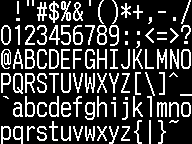
#> input picture charset.png, 192 x 144 px
$ python main.py --input charset.png --output out.png
#> lines starting #> are read from the running program, lines starting #| are printed output that depends on the picture
#> in main, `img = cv.imread(args.input, cv.IMREAD_GRAYSCALE)`: img: shape (144, 192); 22.8% white in thin lines or dots
import cv2 as cv
import numpy as np
import argparse
import math

# [8 lines left out: function drawGrid, not called in this run]

def calculateStraightness(img):
    preprocessed = img
    #preprocessed = cv.blur(preprocessed, (3, 3))

    #gradX = cv.Sobel(preprocessed, cv.CV_64F, 1, 0, ksize=1)
    #gradY = cv.Sobel(preprocessed, cv.CV_64F, 0, 1, ksize=1)
    gradX = cv.Scharr(preprocessed, cv.CV_64F, 1, 0)
    gradY = cv.Scharr(preprocessed, cv.CV_64F, 0, 1)
    #gradX = cv.Laplacian(preprocessed, cv.CV_64F)
    #gradY = cv.Laplacian(preprocessed, cv.CV_64F)

    # Sum of change along X and Y axes
    dX = np.sum(np.abs(gradX), axis=0)
    dY = np.sum(np.abs(gradY), axis=1)

    # Sum of squares of dX and dY
    # Intuitively, this should peak when there are a few rows/cols that change a lot
    # If the text lines up to the grid perfectly, we should see a spike in these values
    varX = np.sum(np.pow(dX, 2))
    varY = np.sum(np.pow(dY, 2))

    return varX, varY

def rotateImg(img, angle):
    rows, cols = img.shape
    center = ((cols-1)/2.0, (rows-1)/2.0)
    M = cv.getRotationMatrix2D(center, angle, 1)
    return cv.warpAffine(img, M, (cols, rows), borderValue=(255, 255, 255))

def cropImg(img):
    _, img = cv.threshold(img, 162, 255, 0)
    img = cv.bitwise_not(img)
    whitePoints = np.argwhere(img)
    x, y, w, h = cv.boundingRect(whitePoints)
    img = img[x:x+w, y:y+h]
    img = cv.bitwise_not(img)
    return img

def coarseDeskew(img):
    # calculate straightness scores for a range of rotation adjustments
    angles = []
    maxScore = -math.inf
    bestAngle = 0
    for angle in np.arange(-10, 10, 0.1):
        rotated = rotateImg(img, angle)
        varX, varY = calculateStraightness(rotated)
        score = varX + varY
        angles.append((score, angle))
#> this loop made 200 passes
#> (varX, varY, score) on passes 1 to 3: (5.42e+12, 3.18e+12, 8.6e+12), (5.42e+12, 3.17e+12, 8.6e+12), (5.43e+12, 3.16e+12, 8.59e+12)
#> pass 1, in coarseDeskew, `rotated = rotateImg(img, angle)`:
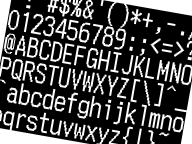
#> rotated: shape (144, 192); min 0, max 255, mean 74.6
#> pass 1, in calculateStraightness, `gradX = cv.Scharr(preprocessed, cv.CV_64F, 1, 0)`:
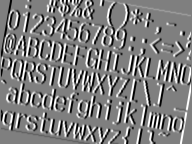
#> gradX: shape (144, 192) float64; min -4080, max 4080, mean 1.3; drawn with min black and max white
#> pass 1, in calculateStraightness, `gradY = cv.Scharr(preprocessed, cv.CV_64F, 0, 1)`:
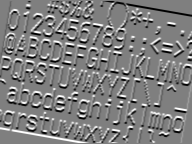
#> gradY: shape (144, 192) float64; min -4080, max 4080, mean -3.3; drawn with min black and max white
#> pass 2, in coarseDeskew, `rotated = rotateImg(img, angle)`:
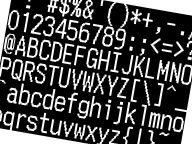
#> rotated: shape (144, 192); min 0, max 255, mean 74.4
#> after the loop:
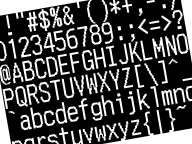
#> rotated: shape (144, 192); min 0, max 255, mean 74.9
#> after the loop, angles = 200 pairs, first value 8.46e+12 to 1.22e+13, second value -10 to 9.9

    # find angles with top N scores and use the median of these angles
    angles.sort(reverse=True)
    bestAngles = []
    N = 7
    for _, angle in angles[:N]:
        bestAngles.append(angle)
#> this loop made 7 passes
#> angle on passes 1 to 7: -3.55e-14, 0.1, -0.1, 0.2, -0.2, 0.3, -0.3
#> after the loop, bestAngles = [-3.55e-14, 0.1, -0.1, 0.2, -0.2, 0.3, -0.3]
    bestAngles.sort()
    bestAngle = bestAngles[N//2]
#> bestAngle = -3.55e-14

    rotated = rotateImg(img, bestAngle)

    return rotated

# [110 lines left out: functions loadCharMap, calculateCentroidAndAverageMagnitudes, avgImg, invertAndThreshold, boxConnectedComponents, recognizeChar and 2 more, not called in this run]

def debug(img):
    cv.imshow("debug", img)
    cv.waitKey()

def main():
    parser = argparse.ArgumentParser(
        prog="deskew-text",
        description="Straighten and clean up scanned images of text")

    parser.add_argument('-i', '--input', required=True)
    parser.add_argument('-o', '--output', required=True)

    args = parser.parse_args()

    img = cv.imread(args.input, cv.IMREAD_GRAYSCALE)
    assert img is not None, "file could not be read"

    img = coarseDeskew(img)
    _, img = cv.threshold(img, 127, 255, 0)
    img = cropImg(img)
#> in cropImg, `img = cv.bitwise_not(img)`: img: shape (144, 192); 77.2% white; black in thin lines or dots
#> in cropImg, `whitePoints = np.argwhere(img)`: whitePoints = 21355 pairs, first value 0 to 143, second value 0 to 191
#> in cropImg, `x, y, w, h = cv.boundingRect(whitePoints)`: x = 0; w = 144; h = 192

    cv.imwrite(args.output, img)

    return

if __name__ == '__main__':
    main()
